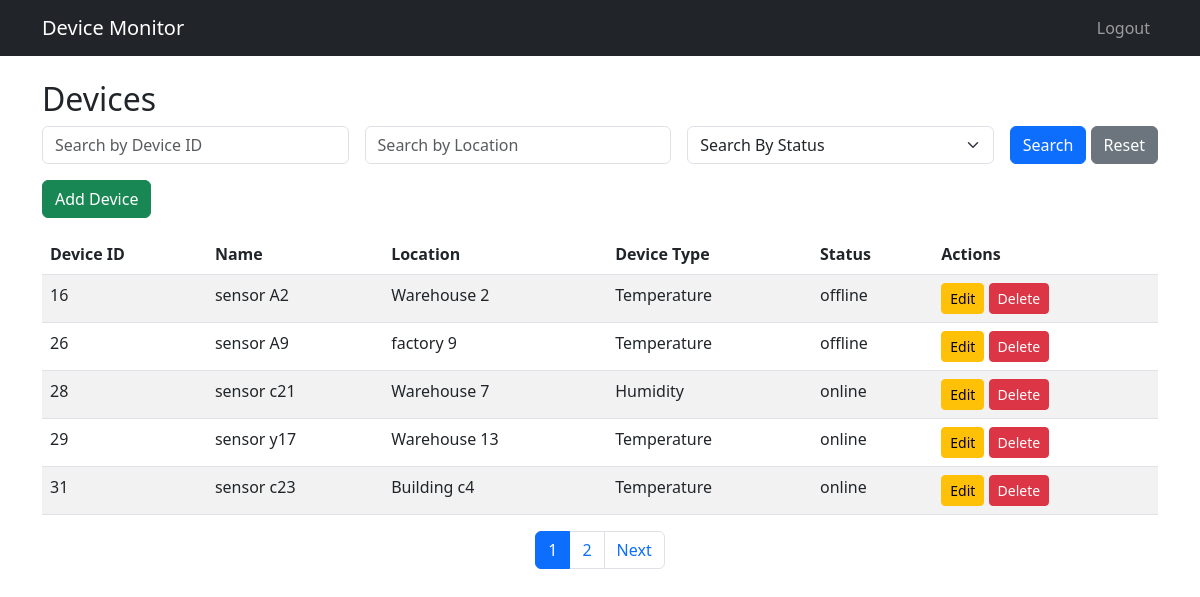
/devices/home (signed in), run on the app's committed database.
### app/models.py (models this page shows, shortened)
class Device(db.Model):
    id = db.Column(db.Integer, primary_key=True)
    name = db.Column(db.String(120), nullable=False)
    device_type = db.Column(db.String(50), nullable=False)
    status = db.Column(db.String(20), nullable=False)
    location = db.Column(db.String(100), nullable=False)
    user_id = db.Column(db.Integer, db.ForeignKey('user.id'), nullable=False)  # Consider ondelete='CASCADE' for PostgreSQL
    diagnostics = db.relationship('DeviceDiagnostics', backref='device', lazy='dynamic')

### app/routes/device.py (the view)
@device_bp.route('/home')
@jwt_required()
def list_devices():
    try:
        user_id = get_jwt_identity()
        search_id = request.args.get('id')
        location = request.args.get('location')
        status = request.args.get('status')
        page = request.args.get('page', 1, type=int)
        query = Device.query.filter_by(user_id=user_id)
        if search_id:
            query = query.filter(Device.id == int(search_id))
        if location:
            query = query.filter(Device.location.ilike(f'%{location}%'))
        if status:
            query = query.filter(Device.status.ilike(f'%{status}%'))
        pagination = query.paginate(page=page, per_page=5, error_out=False)
        return render_template('devices.html', devices=pagination.items, pagination=pagination, request=request)
    except Exception as e:
        current_app.logger.error("Device listing failed: %s", str(e))
        flash("Failed to load devices.", "danger")
        return redirect(url_for('main.home'))

### app/templates/devices.html (shortened to what this page needs)
{% extends 'base.html' %}
{% block content %}
<h2>Devices</h2>
<form method="get" class="row g-3 mb-3">
  <div class="col">
    <input type="text" class="form-control" name="id" placeholder="Search by Device ID" value="{{ request.args.get('id', '') }}">
  </div>
  <div class="col">
    <input type="text" class="form-control" name="location" placeholder="Search by Location" value="{{ request.args.get('location', '') }}">
  </div>
  <div class="col">
    <select name="status" class="form-select" >
      <option disabled selected value="">Search By Status</option>
    </select>
 </div>
  <div class="col-auto">
    <button type="submit" class="btn btn-primary">Search</button>
    <a href="{{ url_for('device.list_devices') }}" class="btn btn-secondary">Reset</a>
  </div>
</form>
<div class="mb-3">
  <a href="{{ url_for('device.add_device') }}" class="btn btn-success">Add Device</a>
</div>
<table class="table table-striped">
  <thead>
    <tr>
      <th> Device ID</th>
      <th>Name</th>
      <th>Location</th>
      <th>Device Type</th>
      <th>Status</th>
      <th>Actions</th>
    </tr>
  </thead>
  <tbody>
    {% for device in devices %}
    <tr>
      <td>{{ device.id }}</td>
      <td>{{ device.name }}</td>
      <td>{{ device.location }}</td>
      <td>{{ device.device_type }}</td>
      <td>{{ device.status }}</td>
      <td>
        <a href="{{ url_for('device.update_device', id=device.id) }}" class="btn btn-warning btn-sm">Edit</a>
        <a href="{{ url_for('device.delete_device', id=device.id) }}" class="btn btn-danger btn-sm">Delete</a>
      </td>
    </tr>
    {% endfor %}
  </tbody>
</table>
{% set args = request.args.to_dict() %}
{% set _ = args.pop('page', None) %}
{{ render_pagination(pagination, 'device.list_devices', args) }}
{% endblock %}

### data on the page
Device: id "16", name "sensor A2", location "Warehouse 2", device_type "Temperature", status "offline"
Device: id "26", name "sensor A9", location "factory 9", device_type "Temperature", status "offline"
Device: id "28", name "sensor c21", location "Warehouse 7", device_type "Humidity", status "online"
Device: id "29", name "sensor y17", location "Warehouse 13", device_type "Temperature", status "online"
Device: id "31", name "sensor c23", location "Building c4", device_type "Temperature", status "online"

### other printed values
{{ page_num }} "1" "2"
